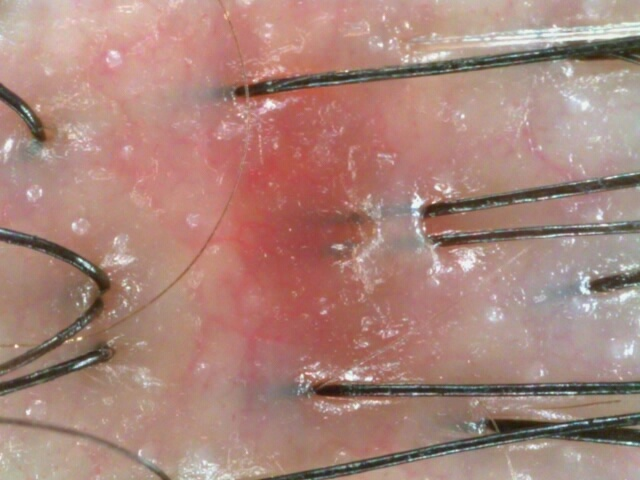
#> input picture data_examples/hair/모낭사이홍반_0031.jpg, 640 x 480 px
$ python -i preprocess2.py   (imports and definitions only)
#> lines starting #> are read from the running program, lines starting #| are printed output that depends on the picture
from pathlib import Path
import shutil, random
from PIL import Image, ImageEnhance, ImageFilter, ImageOps
import numpy as np
from tqdm import tqdm

# =========================
# 설정
# =========================
SOURCE_ROOT = Path(r"C:\Users\sejun\OneDrive\바탕 화면\hair")
OUTPUT_ROOT = Path(r"C:\Users\sejun\OneDrive\바탕 화면\hair_processed")

CLASSES = ["모낭사이홍반", "미세각질", "비듬", "탈모", "피지과다"]

TARGET = 2900
TRAIN = 2320
VAL = 290
TEST = 290

# Train 원본의 50%만 증강
# 2320 + 1160 = 3480장/class
AUG_COUNT = 1160

SEED = 42
# [2 lines not run here, left out]

EXTS = {".jpg", ".jpeg", ".png", ".bmp", ".webp"}

# =========================
# 유틸
# =========================
def images(folder):
    return sorted([
        p for p in Path(folder).rglob("*")
        if p.is_file() and p.suffix.lower() in EXTS
    ])

def save_jpg(img, path):
    img.convert("RGB").save(
        path, "JPEG", quality=95, optimize=True
    )

# =========================
# 현미경 환경용 적당한 증강
# =========================
# 과도한 변형 대신 실제 USB 현미경 촬영에서 발생할 수 있는
# 밝기/대비/색상/초점/센서 노이즈/미세 회전 등을 중심으로 사용.
def augment(img):
    img = img.convert("RGB")

    if random.random() < 0.65:
        img = img.rotate(
            random.uniform(-8, 8),
            resample=Image.Resampling.BILINEAR
        )

    if random.random() < 0.25:
        img = ImageOps.mirror(img)

    if random.random() < 0.75:
        img = ImageEnhance.Brightness(
            img
        ).enhance(random.uniform(0.82, 1.18))

    if random.random() < 0.65:
        img = ImageEnhance.Contrast(
            img
        ).enhance(random.uniform(0.85, 1.15))

    if random.random() < 0.35:
        img = ImageEnhance.Color(
            img
        ).enhance(random.uniform(0.90, 1.10))

    if random.random() < 0.25:
        img = img.filter(
            ImageFilter.GaussianBlur(
                random.uniform(0.15, 0.45)
            )
        )

    if random.random() < 0.25:
        arr = np.asarray(img).astype(np.float32)
        arr += np.random.normal(
            0, random.uniform(1.5, 4.0), arr.shape
        )
        img = Image.fromarray(
            np.clip(arr, 0, 255).astype(np.uint8)
        )

    # 약한 crop/확대
    if random.random() < 0.30:
        w, h = img.size
        scale = random.uniform(0.92, 1.0)
        cw, ch = int(w * scale), int(h * scale)

        if cw < w and ch < h:
            left = random.randint(0, w - cw)
            top = random.randint(0, h - ch)
            img = img.crop((left, top, left + cw, top + ch))
            img = img.resize(
                (w, h),
                Image.Resampling.BILINEAR
            )

    return img

# =========================
# 입력 확인
# =========================
# [160 lines not run here, left out]

>>> from PIL import Image
>>> picture = Image.open('../../data_examples/hair/모낭사이홍반_0031.jpg')
#> picture is the input picture: PIL image 640x480 RGB; mean R, G, B 170.2, 132.7, 123.3
>>> result = augment(picture)
#> in augment, `img = ImageEnhance.Contrast( img ).enhance(random.uniform(0.85, 1.15))`:
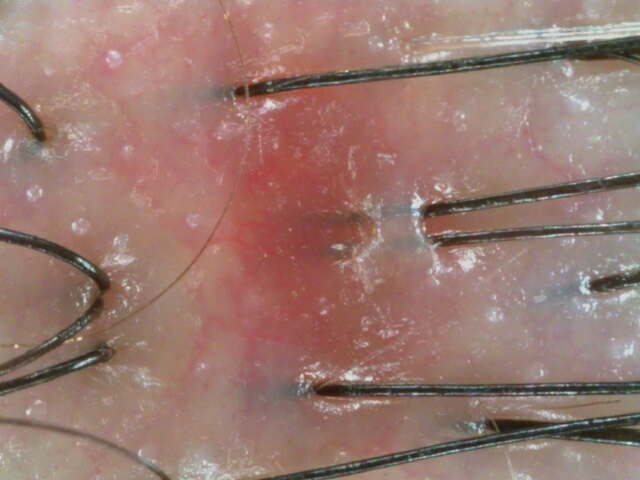
#> img: PIL image 640x480 RGB; mean R, G, B 153.7, 120.5, 112.2

$ run again, on data_examples/hair/스크린샷 2026-08-14 002702.png
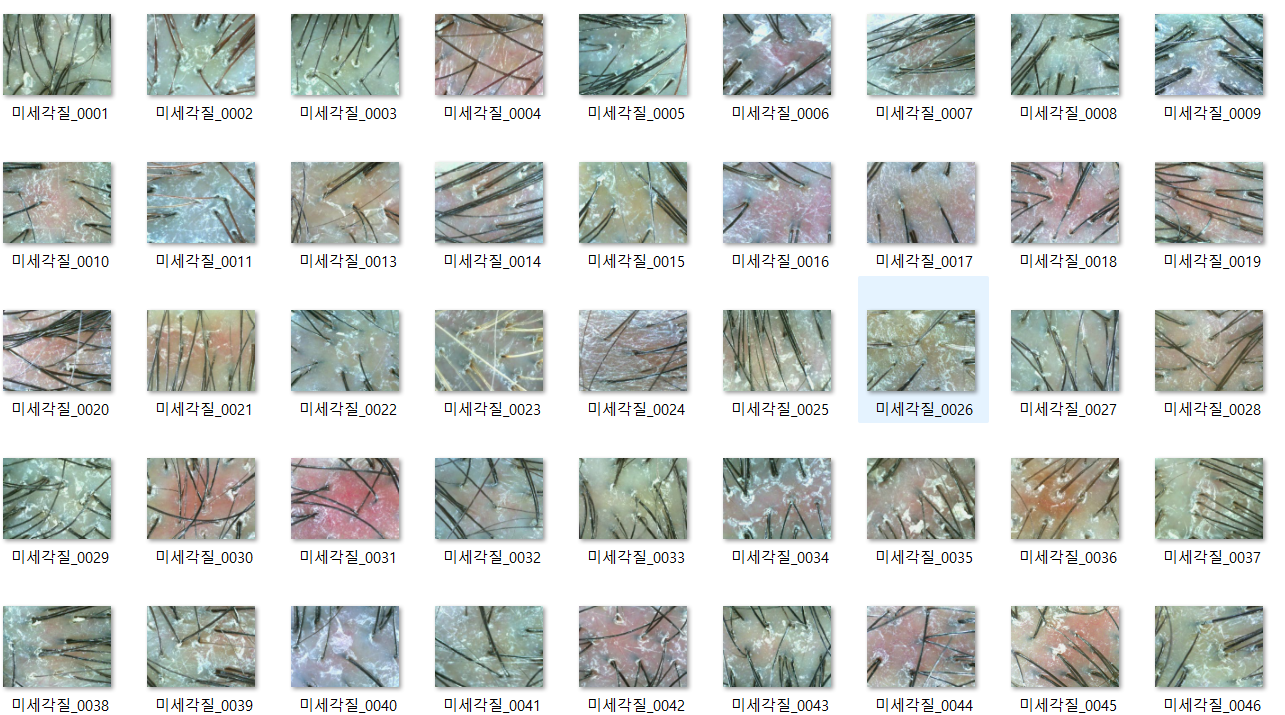
#> input picture data_examples/hair/스크린샷 2026-08-14 002702.png, 1285 x 715 px
#> picture is the input picture: PIL image 1285x715 RGBA; mean R, G, B, A 202.5, 206.4, 203.4, 255
#> in augment, `img = ImageEnhance.Brightness( img ).enhance(random.uniform(0.82, 1.18))`:
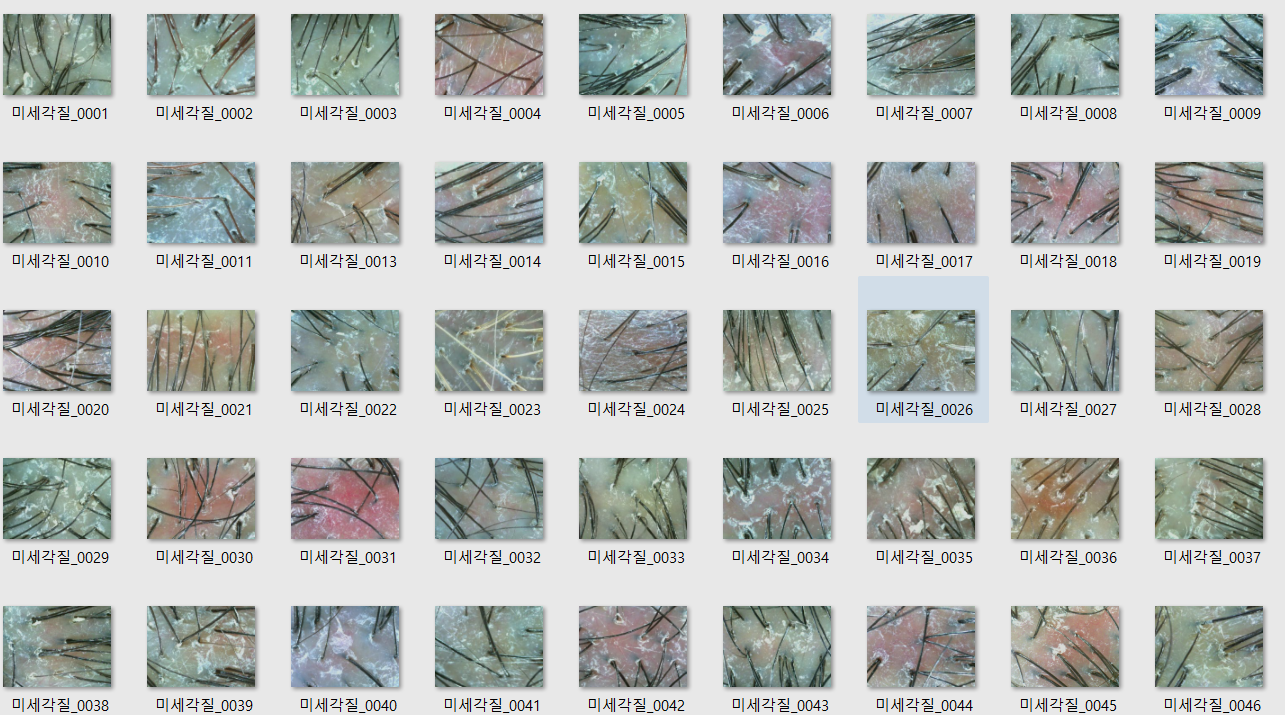
#> img: PIL image 1285x715 RGB; mean R, G, B 184.3, 187.8, 185.1

$ run again, on data_examples/hair/스크린샷 2026-08-14 002735.png
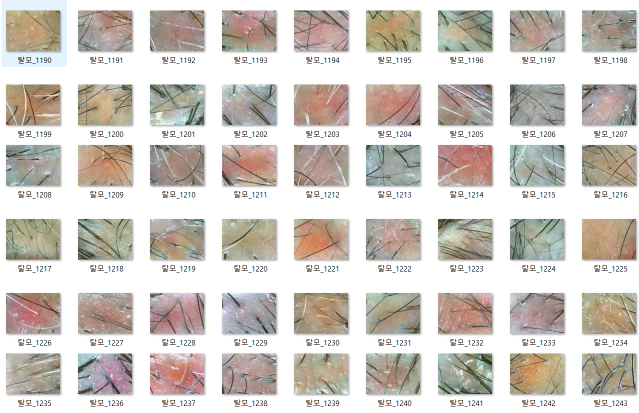
#> input picture data_examples/hair/스크린샷 2026-08-14 002735.png, 1278 x 825 px (shown at 1/2 size)
#> picture is the input picture: PIL image 1278x825 RGBA; mean R, G, B, A 209.8, 204.1, 198.2, 255
#> in augment, `img = ImageEnhance.Brightness( img ).enhance(random.uniform(0.82, 1.18))`:
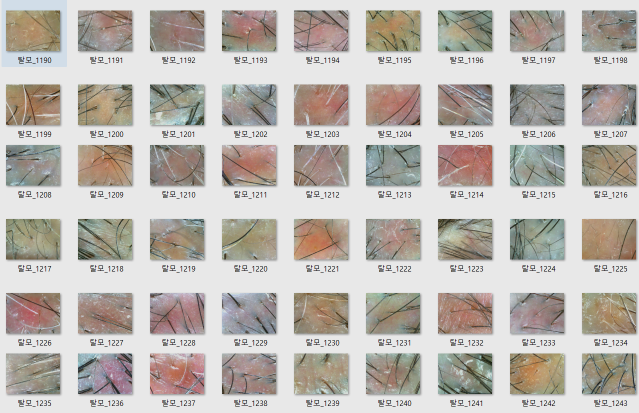
#> img: PIL image 1278x825 RGB (shown at 1/2 size); mean R, G, B 190.9, 185.7, 180.3
